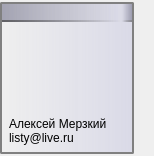
<?xml version="1.0" encoding="UTF-8"?>
<ui version="4.0">
 <class>incom</class>
 <widget class="QWidget" name="incom">
  <property name="geometry">
   <rect>
    <x>0</x>
    <y>0</y>
    <width>154</width>
    <height>156</height>
   </rect>
  </property>
  <property name="windowTitle">
   <string>Form</string>
  </property>
  <layout class="QHBoxLayout" name="horizontalLayout">
   <property name="spacing">
    <number>0</number>
   </property>
   <property name="margin">
    <number>0</number>
   </property>
   <item>
    <widget class="QGroupBox" name="groupBox">
     <property name="sizePolicy">
      <sizepolicy hsizetype="Preferred" vsizetype="Maximum">
       <horstretch>0</horstretch>
       <verstretch>0</verstretch>
      </sizepolicy>
     </property>
     <property name="styleSheet">
      <string notr="true">QGroupBox {
    background: qlineargradient(spread:pad, x1:0, y1:0, x2:1, y2:0, stop:0 rgba(255, 255, 255, 0), stop:1 rgba(104, 104, 190, 40));
    border: 2px solid gray;
    border-radius: 2px;
}</string>
     </property>
     <layout class="QGridLayout" name="gridLayout_3" rowstretch="0,0,1" columnstretch="0,1">
      <property name="margin">
       <number>0</number>
      </property>
      <property name="spacing">
       <number>0</number>
      </property>
      <item row="0" column="1">
       <widget class="QLabel" name="dateLabel">
        <property name="minimumSize">
         <size>
          <width>0</width>
          <height>18</height>
         </size>
        </property>
        <property name="font">
         <font>
          <pointsize>10</pointsize>
         </font>
        </property>
        <property name="toolTip">
         <string notr="true"/>
        </property>
        <property name="styleSheet">
         <string notr="true">QLabel {
	background: qlineargradient(spread:pad, x1:0, y1:0, x2:1, y2:0, stop:0 rgba(255, 255, 255, 0), stop:1 rgba(128, 128, 150, 175));
    border-bottom: 2px solid qlineargradient(spread:pad, x1:0, y1:0, x2:1, y2:0, stop:0 rgba(255, 255, 255, 0), stop:1 rgba(128, 128, 128, 175));
	padding: 0px;
}</string>
        </property>
        <property name="textFormat">
         <enum>Qt::PlainText</enum>
        </property>
        <property name="alignment">
         <set>Qt::AlignRight|Qt::AlignTrailing|Qt::AlignVCenter</set>
        </property>
        <property name="margin">
         <number>2</number>
        </property>
       </widget>
      </item>
      <item row="2" column="0">
       <widget class="QLabel" name="authorFullLabel">
        <property name="minimumSize">
         <size>
          <width>0</width>
          <height>50</height>
         </size>
        </property>
        <property name="font">
         <font>
          <pointsize>9</pointsize>
         </font>
        </property>
        <property name="accessibleDescription">
         <string notr="true"/>
        </property>
        <property name="styleSheet">
         <string notr="true">QLabel {
	padding: 4px;
}</string>
        </property>
        <property name="text">
         <string>Алексей Мерзкий
listy@live.ru</string>
        </property>
        <property name="textFormat">
         <enum>Qt::PlainText</enum>
        </property>
        <property name="alignment">
         <set>Qt::AlignBottom|Qt::AlignLeading|Qt::AlignLeft</set>
        </property>
       </widget>
      </item>
      <item row="1" column="1" rowspan="2">
       <widget class="QLabel" name="commentLabel">
        <property name="text">
         <string/>
        </property>
        <property name="textFormat">
         <enum>Qt::RichText</enum>
        </property>
        <property name="scaledContents">
         <bool>true</bool>
        </property>
        <property name="alignment">
         <set>Qt::AlignLeading|Qt::AlignLeft|Qt::AlignTop</set>
        </property>
        <property name="wordWrap">
         <bool>true</bool>
        </property>
        <property name="openExternalLinks">
         <bool>true</bool>
        </property>
        <property name="textInteractionFlags">
         <set>Qt::LinksAccessibleByKeyboard|Qt::LinksAccessibleByMouse|Qt::TextBrowserInteraction|Qt::TextSelectableByKeyboard|Qt::TextSelectableByMouse</set>
        </property>
       </widget>
      </item>
      <item row="1" column="0">
       <widget class="QLabel" name="authorPicLabel">
        <property name="minimumSize">
         <size>
          <width>120</width>
          <height>80</height>
         </size>
        </property>
        <property name="maximumSize">
         <size>
          <width>120</width>
          <height>120</height>
         </size>
        </property>
        <property name="text">
         <string>&lt;img src=&quot;D:/APS/OneDrive/Exam_(work_title)/root/admin/login/admin/icon/admin_icon_icon.png&quot;&gt;</string>
        </property>
        <property name="textFormat">
         <enum>Qt::RichText</enum>
        </property>
        <property name="alignment">
         <set>Qt::AlignHCenter|Qt::AlignTop</set>
        </property>
        <property name="margin">
         <number>2</number>
        </property>
       </widget>
      </item>
      <item row="0" column="0">
       <widget class="QLabel" name="authorLabel">
        <property name="minimumSize">
         <size>
          <width>0</width>
          <height>18</height>
         </size>
        </property>
        <property name="font">
         <font>
          <pointsize>10</pointsize>
          <weight>75</weight>
          <italic>false</italic>
          <bold>true</bold>
         </font>
        </property>
        <property name="styleSheet">
         <string notr="true">QLabel {
	background: qlineargradient(spread:pad, x1:0, y1:0, x2:1, y2:0, stop:0 rgba(128, 128, 150, 175), stop:1 rgba(64, 64,64, 0));
    border-bottom: 2px solid qlineargradient(spread:pad, x1:0, y1:0, x2:1, y2:0, stop:0 rgba(64, 64, 64, 175), stop:1 rgba(255, 255,255, 0));
	padding: 0px;
}</string>
        </property>
        <property name="textFormat">
         <enum>Qt::PlainText</enum>
        </property>
       </widget>
      </item>
     </layout>
    </widget>
   </item>
   <item>
    <spacer name="horizontalSpacer">
     <property name="orientation">
      <enum>Qt::Horizontal</enum>
     </property>
     <property name="sizeType">
      <enum>QSizePolicy::Minimum</enum>
     </property>
     <property name="sizeHint" stdset="0">
      <size>
       <width>20</width>
       <height>20</height>
      </size>
     </property>
    </spacer>
   </item>
  </layout>
 </widget>
 <resources/>
 <connections/>
</ui>
